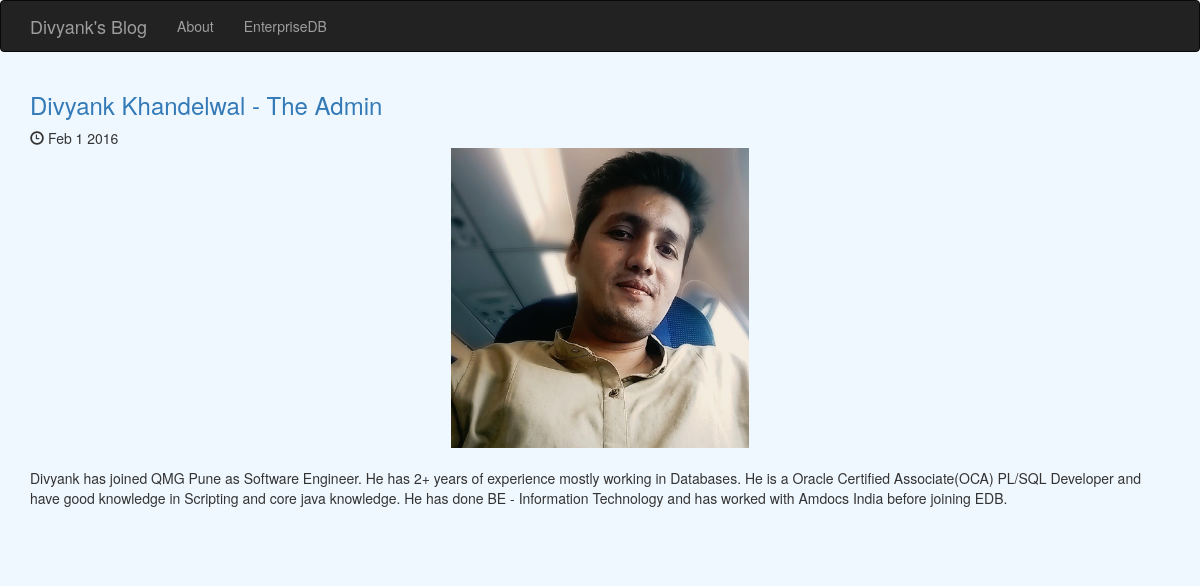
The app's page /posts/1/ with its own data.
### posts/models.py (models this page shows, shortened)
class Post(models.Model):
    title = models.CharField(max_length=255)
    pub_date = models.DateTimeField()
    image = models.ImageField(upload_to='media/')
    body = models.TextField()
    def pub_date_pretty(self):
        return self.pub_date.strftime('%b %e %Y')

### posts/views.py (the view)
# urls.py: url(r'^posts/(?P<post_id>[0-9]+)/$', posts.views.post_details, name='post_detail'),
def post_details(request, post_id):
    post = get_object_or_404(Post, pk=post_id) #pk is the primary key, post will get object containing all the details
    return render(request, 'posts/posts_details.html', {'post':post})

### posts/templates/posts/posts_details.html (shortened to what this page needs)
<!DOCTYPE html>
<html lang="en">
  <head>
    <link rel="stylesheet" href="https://maxcdn.bootstrapcdn.com/bootstrap/3.3.7/css/bootstrap.min.css">
  </head>
  <body style="background-color:#F0F8FF">
    <nav class="navbar navbar-inverse">
      <div class="container">
          <div class="navbar-header">
            <a class="navbar-brand" href="{% url 'home' %}">Divyank's Blog</a>
          </div>
          <div class="collapse navbar-collapse" id="mynav">
            <ul class="nav navbar-nav">
              <li><a href="{% url 'aboutus' %}">About</a></li>
                <li><a href="https://www.enterprisedb.com/">EnterpriseDB</a></li>
            </ul>
          </div>
      </div>
  </nav>
  <div class="container">
      <a href="{%url 'post_detail' post.id%}"><h3> {{ post.title }} </h3> </a>
      <span class="glyphicon glyphicon-time" aria-hidden="true"></span> {{ post.pub_date_pretty }}
      <br/>
      <img src="{{ post.image.url }}" class="img-responsive center-block" style="max-height:300px;"/>
      <br />
      <p>{{ post.body }}</p>
              <br/>
              <br/>
      </div>
  </body>
</html>

### records on screen
Post: title "Divyank Khandelwal - The Admin", pub_date_pretty "Feb 1 2016", image (picture), body "Divyank has joined QMG Pune as Software Engineer. He has 2+ years of experience mostly working in Databases. He is a Oracle Certified Associate(OCA) PL/SQL Developer and have good knowledge in Scripting and core java knowledge. He has done BE - Information Technology and has worked with Amdocs India before joining EDB."
